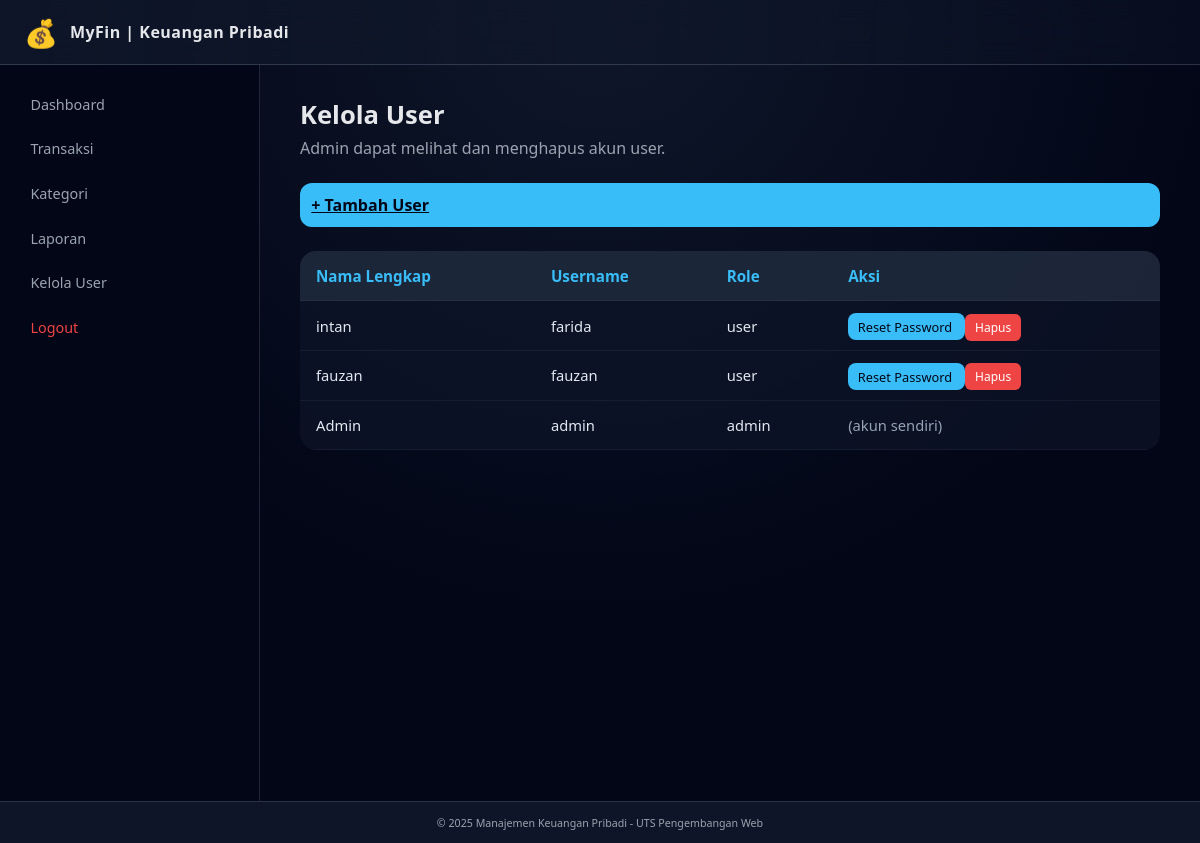
/public/admin/users.php (signed in), run on an earlier commit of the app's database.
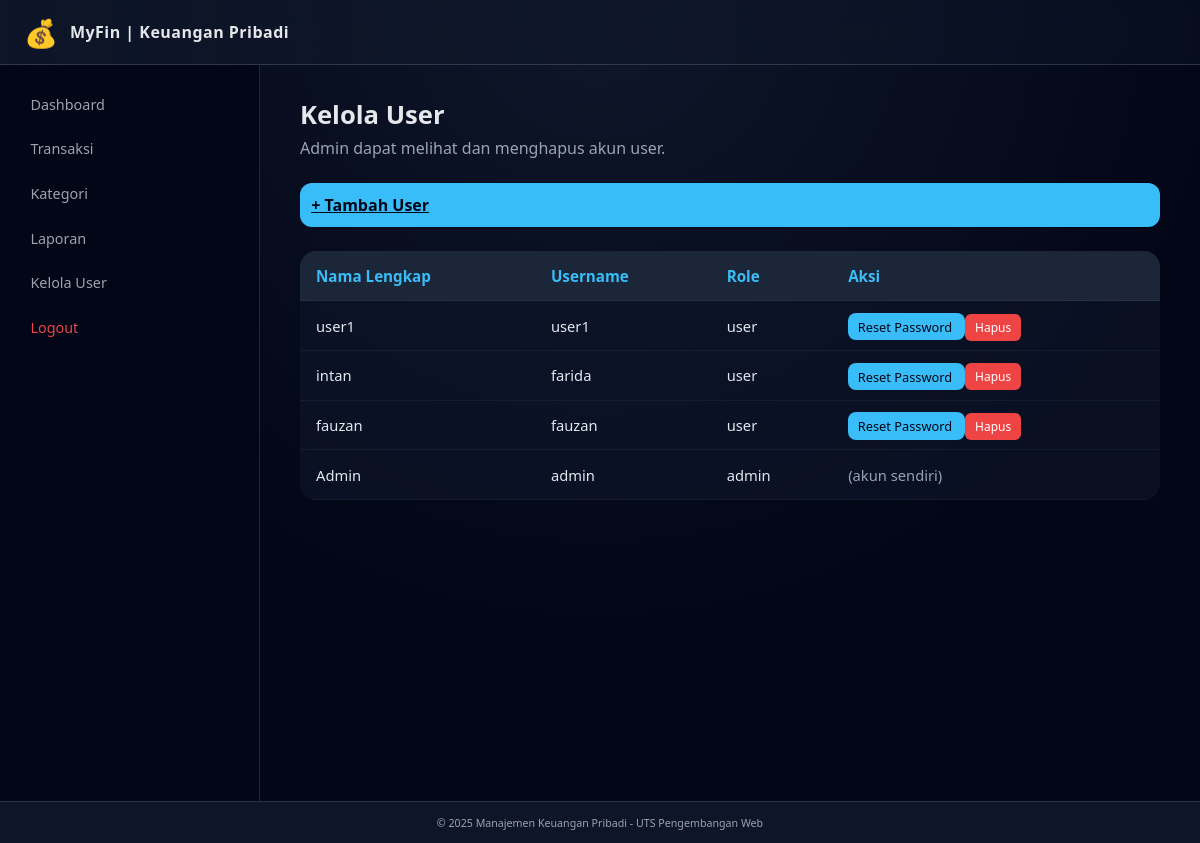
And on a later commit of the database.
### tables this page shows
CREATE TABLE `users` (
  `id` int(11) NOT NULL,
  `username` varchar(50) NOT NULL,
  `password` varchar(255) NOT NULL,
  `fullname` varchar(100) NOT NULL,
  `created_at` timestamp NOT NULL DEFAULT current_timestamp(),
  `role` enum('admin','user') NOT NULL DEFAULT 'user',
  `remember_token` varchar(255) DEFAULT NULL
);

### public/admin/users.php (the view, shortened to what this page needs)
<?php
require_once "../../app/config/db.php";
include "../../app/views/templates/header.php";
$stmt = $pdo->query("SELECT id, fullname, username, role FROM users ORDER BY id DESC");
$users = $stmt->fetchAll(PDO::FETCH_ASSOC);
?>
<section class="page-header">
    <h1>Kelola User</h1>
    <p>Admin dapat melihat dan menghapus akun user.</p>
</section>
<a href="create_user.php" class="btn-primary" style="margin-bottom:1rem; display:inline-block;">
    + Tambah User
</a>
<table class="table-basic">
    <thead>
        <tr>
            <th>Nama Lengkap</th>
            <th>Username</th>
            <th>Role</th>
            <th>Aksi</th>
        </tr>
    </thead>
    <tbody>
        <?php foreach ($users as $u): ?>
            <tr>
                <td><?= htmlspecialchars($u['fullname']) ?></td>
                <td><?= htmlspecialchars($u['username']) ?></td>
                <td><?= htmlspecialchars($u['role']) ?></td>
<td>
    <?php if ($u['id'] != $_SESSION['user_id']): ?>
        <a href="reset_password.php?id=<?= $u['id'] ?>"
           class="btn-sm info">
           Reset Password
        </a>
        <a href="delete_user.php?id=<?= $u['id'] ?>"
           class="btn-sm danger"
           onclick="return confirm('Yakin ingin menghapus user ini?')">
           Hapus
        </a>
    <?php else: ?>
        <span style="color:#94a3b8;">(akun sendiri)</span>
    <?php endif; ?>
</td>
            </tr>
        <?php endforeach; ?>
    </tbody>
</table>
<?php include "../../app/views/templates/footer.php"; ?>

### app/views/templates/header.php (shortened to what this page needs)
<!DOCTYPE html>
<html lang="id">
<head>
    <link rel="stylesheet" href="/keuangan_pribadi/public/assets/css/style.css">
</head>
<body>
<header class="app-header">
    <div class="brand">
        <span class="brand-logo">💰</span>
        <span class="brand-name">MyFin | Keuangan Pribadi</span>
    </div>
</header>
<div class="app-layout">
    <aside class="app-sidebar" id="sidebar">
        <nav>
            <ul>
                <li><a href="/keuangan_pribadi/public/index.php">Dashboard</a></li>
                <li><a href="/keuangan_pribadi/public/transactions/index.php">Transaksi</a></li>
                <li><a href="/keuangan_pribadi/public/categories/index.php">Kategori</a></li>
                <li><a href="/keuangan_pribadi/public/reports/index.php">Laporan</a></li>
                <?php if (isset($_SESSION['role']) && $_SESSION['role'] === 'admin'): ?>
                    <li><a href="/keuangan_pribadi/public/admin/users.php">Kelola User</a></li>
                <?php endif; ?>
                <li><a href="/keuangan_pribadi/public/logout.php" style="color:#ef4444;">Logout</a></li>
            </ul>
        </nav>
    </aside>
    <main class="app-main">

### app/views/templates/footer.php (shortened to what this page needs)
    </main>
</div>
<footer class="app-footer">
    <small>© <?php echo date('Y'); ?> Manajemen Keuangan Pribadi - UTS Pengembangan Web</small>
</footer>
</body>
</html>

### public/assets/css/style.css (style rules this page uses)
:root { --bg-body: #050816; --bg-card: rgba(15, 23, 42, 0.9); --bg-sidebar: #020617; --accent: #38bdf8; --accent-soft: rgba(56, 189, 248, 0.25); --danger: #f97373; --success: #4ade80; --text-main: #e5e7eb; --text-muted: #9ca3af; --radius-xl: 22px; --shadow-soft: 0 22px 45px rgba(0, 0, 0, 0.55); }
*, *::before, *::after { box-sizing: border-box; }
body { margin: 0; font-family: system-ui, -apple-system, BlinkMacSystemFont, "Segoe UI", sans-serif; background: radial-gradient(circle at top, #0f172a, #020617 60%); color: var(--text-main); }
.app-header { position: sticky; top: 0; z-index: 20; display: flex; align-items: center; justify-content: space-between; padding: 0.85rem 1.5rem; background: linear-gradient(to right, rgba(15,23,42,0.9), rgba(15,23,42,0.4)); backdrop-filter: blur(14px); border-bottom: 1px solid rgba(148, 163, 184, 0.25); }
.brand { display: flex; align-items: center; gap: 0.75rem; }
.brand-logo { font-size: 1.7rem; }
.brand-name { font-weight: 600; letter-spacing: 0.03em; }
.app-layout { display: grid; grid-template-columns: 260px 1fr; min-height: calc(100vh - 64px); }
.app-sidebar { background: var(--bg-sidebar); border-right: 1px solid rgba(148, 163, 184, 0.2); padding: 1.25rem 1rem; }
.app-sidebar nav ul { list-style: none; padding: 0; margin: 0; display: grid; gap: 0.4rem; }
.app-sidebar nav a { display: block; padding: 0.6rem 0.9rem; border-radius: 999px; color: var(--text-muted); text-decoration: none; font-size: 0.9rem; transition: all 0.2s ease; }
.app-main { padding: 1.5rem; }
.page-header { margin-bottom: 1.5rem; }
.page-header h1 { margin: 0; font-size: 1.6rem; }
.page-header p { margin: 0.3rem 0 0; color: var(--text-muted); }
.app-footer { text-align: center; padding: 0.7rem; font-size: 0.8rem; color: var(--text-muted); border-top: 1px solid rgba(148, 163, 184, 0.2); background: rgba(15, 23, 42, 0.95); }
.btn-primary { width: 100%; padding: .7rem; border: none; border-radius: 12px; background: #38bdf8; color: #020617; font-weight: 600; cursor: pointer; transition: .2s; }
.table-basic { width: 100%; border-collapse: collapse; margin-top: .5rem; }
.table-basic th, .table-basic td { border-bottom: 1px solid rgba(148,163,184,0.25); padding: 0.7rem; }
.table-basic th { text-align: left; color: #38bdf8; }
.btn-sm { padding: .3rem .6rem; border-radius: 8px; font-size: .8rem; text-decoration: none; }
.btn-sm.info { background: #38bdf8; color: #020617; }
.btn-sm.danger { background: #ef4444; color: white; }
.table-basic { width: 100%; border-collapse: collapse; background: rgba(15,23,42,0.6); border-radius: 16px; overflow: hidden; }
.table-basic thead { background: rgba(30,41,59,0.9); }
.table-basic th, .table-basic td { padding: .9rem 1rem; border-bottom: 1px solid rgba(148,163,184,0.08); }
.table-basic th { text-align: left; color: #38bdf8; font-size: .95rem; }
.table-basic td { font-size: .92rem; color: #e2e8f0; }
@media (min-width: 1025px) { .app-layout { max-width: 1200px; margin: 0 auto; } }
@media (min-width: 1025px) { .app-main { padding: 2rem 2.5rem; } }
.btn-sm.danger { background: #ef4444; color: #ffffff; padding: 5px 10px; border-radius: 6px; font-size: 12px; }

What changed in the data, as far as the page shows it:
added users: fullname "user1", username "user1", role "user"
